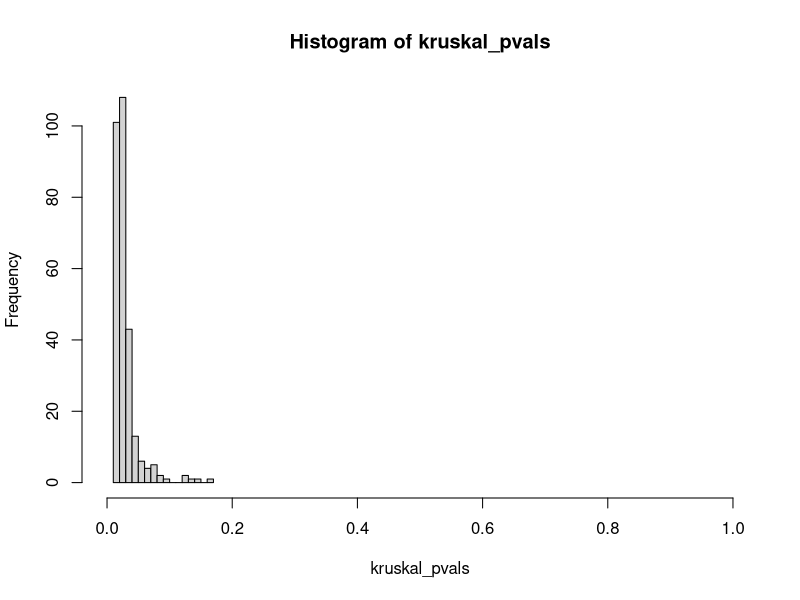
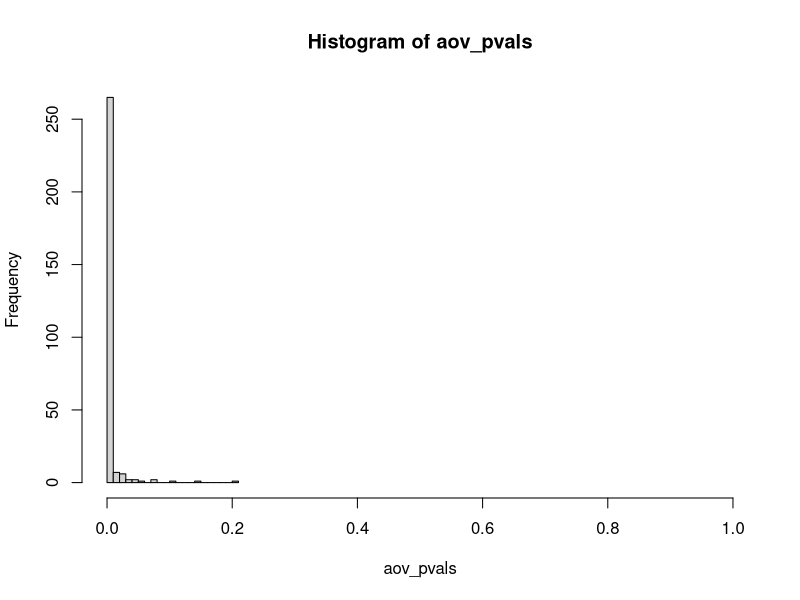
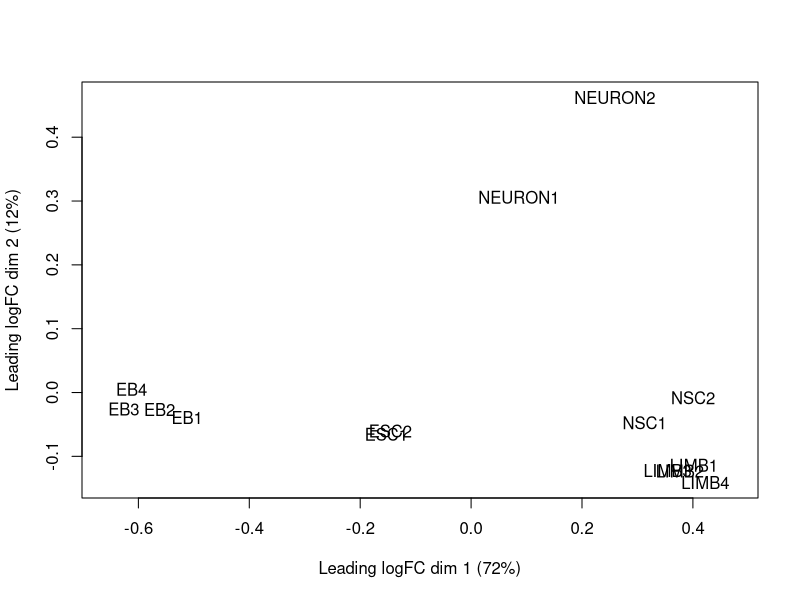

R code for these plots, in order:
library(edgeR)
dat = read.csv ('./072314_Elif_comparison_ALLDATA.csv')
dat[,-1] = log10(dat[,-1])

# test whether mean 
cell_type = c("ESC", "ESC", "EB", "EB","EB","EB", "NSC","NSC", "Neuron","Neuron", "Limb", "Limb" ,"Limb" ,"Limb")
kruskal_pvals = apply ( dat[,-1], 1, function (x) {kruskal.test (as.numeric(x) ~ as.factor(cell_type))$p.value})
hist(kruskal_pvals,20, xlim = c(0,1))
length(which(kruskal_pvals < 0.05))
length(kruskal_pvals)
# a1 = aov(as.numeric(dat[5,-1]) ~ as.factor(cell_type))
aov_pvals = apply ( dat[,-1], 1, function (x) {summary.aov(aov(as.numeric(x) ~ as.factor(cell_type)))[[1]][1,5] } )
hist(aov_pvals,20, xlim = c(0,1))
length(which(aov_pvals < 0.05))
length(aov_pvals)
# summary.aov ( a1)
# TukeyHSD ( a1)
# boxplot (as.numeric(dat[5,-1]) ~ as.factor(cell_type))
plotMDS(dat[,-1])
